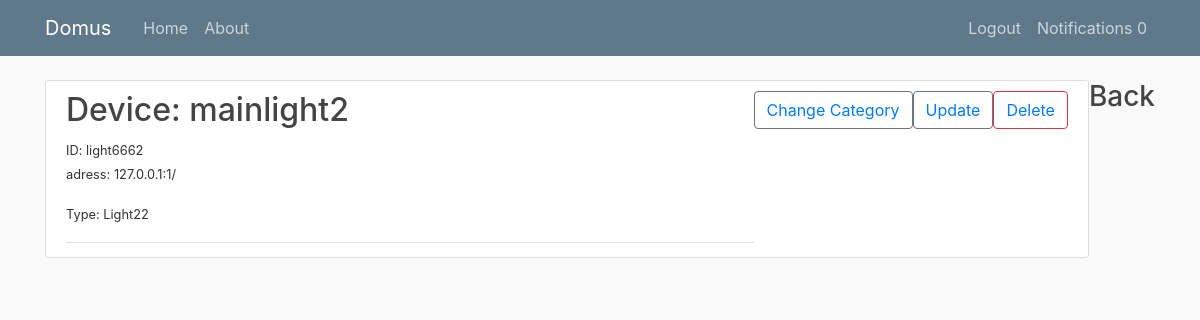
Page /category/14/ (signed in) on the earlier database version.
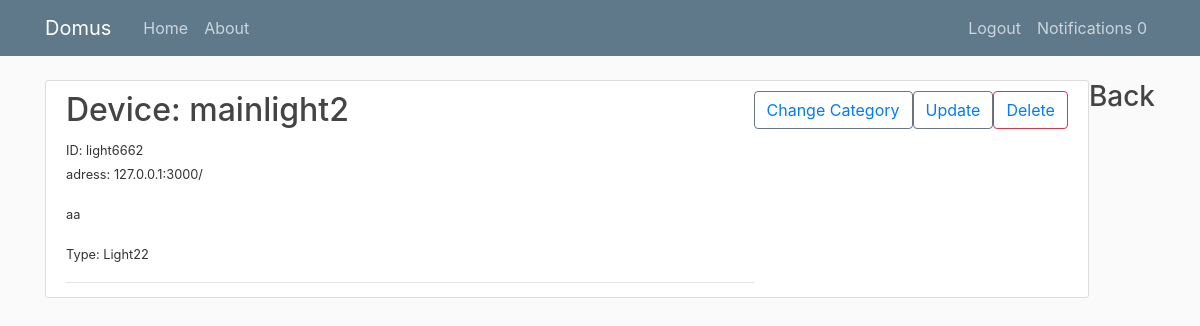
Same page on the later database version.
### devices/models.py (models this page shows, shortened)
class Device(models.Model):
    deviceID = models.CharField(max_length=50, unique = True)
    Devtype = models.ForeignKey(DeviceType,on_delete=models.CASCADE)
    name = models.CharField(max_length=50)
    description = models.CharField(max_length=250)
    ip_adress = models.CharField(max_length=15)
    port = models.IntegerField()
    path = models.CharField(max_length = 100, default = '/')

class DeviceType(models.Model):
    deviceType = models.CharField(max_length=50, unique = True)
    name = models.CharField(max_length=50)
    manufacturer = models.CharField(max_length=80)
    description = models.CharField(max_length=250)
    def __str__(self):
        return self.name

### devices/views.py (the view)
# urls.py: path('category/<int:pk>/',DevicesCategoryView.as_view(),name="category"),
class DevicesCategoryView(LoginRequiredMixin,UserPassesTestMixin,ListView):
    model = Device
    template_name = 'devices/category.html'
    context_object_name = 'devices'
    paginate_by = 2
    def get_context_data(self, **kwargs):
        context = super().get_context_data(**kwargs)
        cat = get_object_or_404(Category, id=self.kwargs.get('pk'))
        context['cat'] = cat
        return context
    def get_queryset(self):
       cat = get_object_or_404(Category, id=self.kwargs.get('pk'))
       return Device.objects.filter(category = cat).order_by('name')
    def test_func(self):
        cat = get_object_or_404(Category, id=self.kwargs.get('pk'))
        if(cat.owner == self.request.user):
            return True
        return False

### devices/templates/devices/category.html
{% extends "devices/paginable.html" %}
{% block content %}
<div class="float-md-right"> <a href="{% url 'home' %}"><h3>Back</h3></a></div>
    {% for dev in devices %}
        <article class="media content-section">
            <div class="media-body">
                <div class="article-metadata">
                    <a href="{% url 'device' cat.id dev.id %}" ><h2>Device: {{ dev.name }}</h2></a>
                    <p><small>ID: {{ dev.deviceID }}</small></br>
                    <small>adress: {{ dev.ip_adress }}:{{ dev.port }}{{ dev.path }}</small> </p>
                    <p> <small>{{ dev.description }} </small> </p>
                    <p><small>Type: {{dev.Devtype }}</small></p>
                </div>
            </div>
            <div>
                <button class="btn btn-outline-secondary" ><a href="{% url 'changecategory' cat.id dev.id cat.id %}">Change Category</a></button>
            </div>
            <div>
                <button class="btn btn-outline-secondary" ><a href="{% url 'updatedevice' cat.id dev.id %}">Update</a></button>
            </div>
            <div>
                <button class="btn btn-outline-danger" ><a href="{% url 'deletedevice' cat.id dev.id %}">Delete</a></button>
            </div>
        </article>
    {% endfor %}
{% endblock content %}

Differences in the rows shown:
changed Device "mainlight2": port "1" → "3000"; description (not shown) → "aa"
